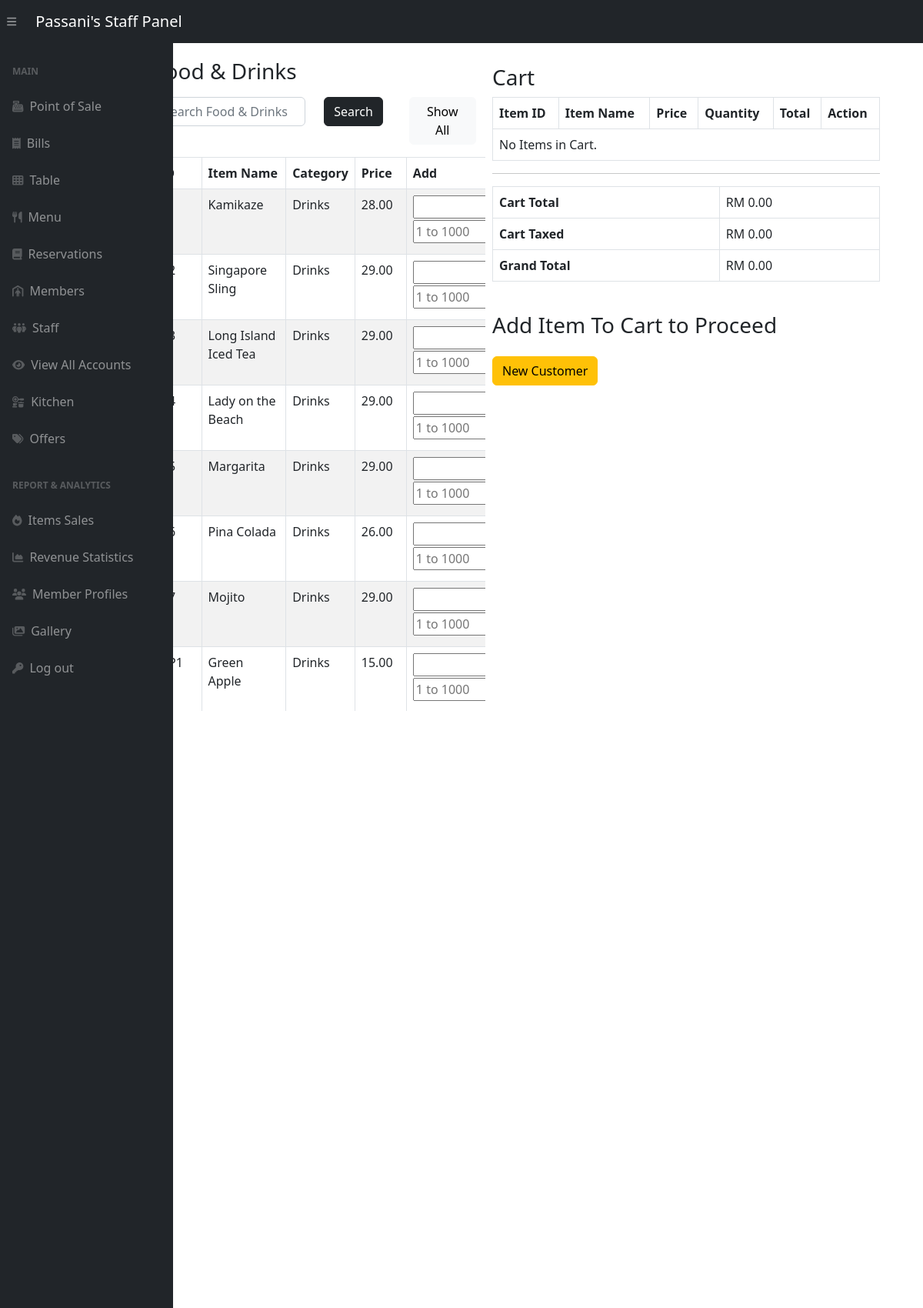
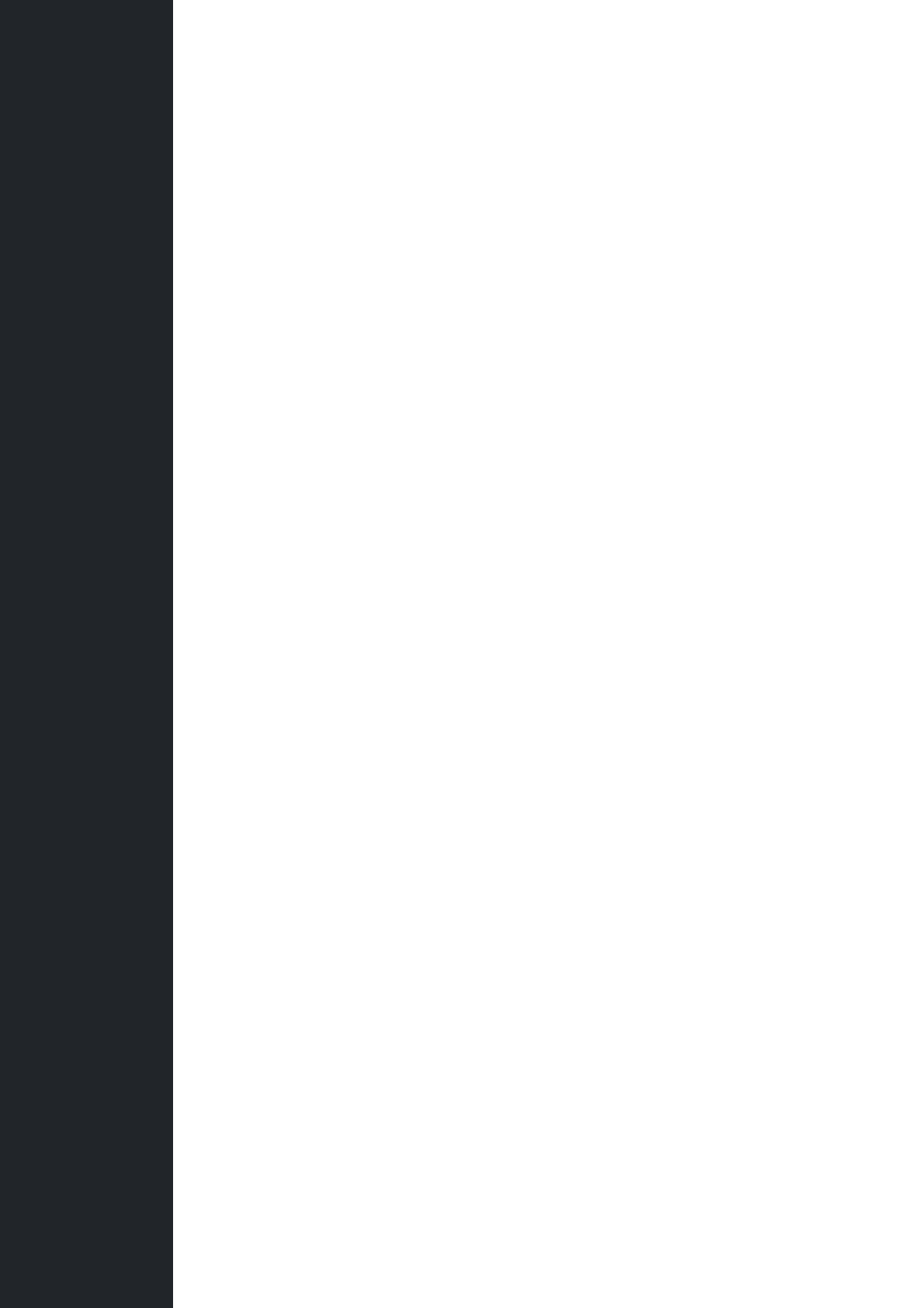
The app's page /adminSide/posBackend/orderItem.php (upper part) with its own data (2 pictures, top to bottom).
### tables this page shows
CREATE TABLE `menu` (
  `item_id` varchar(6) NOT NULL,
  `item_name` varchar(255) DEFAULT NULL,
  `item_type` varchar(255) DEFAULT NULL,
  `item_category` varchar(255) DEFAULT NULL,
  `item_price` decimal(10,2) DEFAULT NULL,
  `item_description` varchar(255) DEFAULT NULL
);

### adminSide/posBackend/orderItem.php (the view, shortened to what this page needs)
<?php
include '../inc/dashHeader.php';
$bill_id = $_GET['bill_id'];
$table_id = $_GET['table_id'];
?>
<!DOCTYPE html>
<html>
<head>
    <link href="../css/pos.css" rel="stylesheet" />
</head>
<body>
    <div class="container-fluid">
        <div class="row">
            <div class="col-md-6 order-md-1 m-1" id="item-select-section ">
                <div class="container-fluid pt-4 pl-500 row" style=" margin-left: 10rem;width: 81% ;">
                    <div class="mt-5 mb-2">
                    <h3 class="pull-left">Food & Drinks</h3>
                    </div>
                    <div class="mb-3">
                        <form method="POST" action="#">
                            <div class="row">
                                <div class="col-md-6">
                                    <input type="text" required="" id="search" name="search" class="form-control" placeholder="Search Food & Drinks">
                                </div>
                                <div class="col-md-3">
                                    <button type="submit" class="btn btn-dark">Search</button>
                                </div>
                                <div class="col" style="text-align: right;" >
                                    <a href="orderItem.php?bill_id=<?php echo $bill_id; ?>&table_id=<?php echo $table_id; ?>" class="btn btn-light">Show All</a>
                                </div>
                            </div>
                        </form>
                    </div>
                    <div style="max-height: 45rem;overflow-y: auto;">
                        <?php
                        require_once "../config.php";
                        if (isset($_POST['search'])) {
                            if (!empty($_POST['search'])) {
                                $search = $_POST['search'];
                                $query = "SELECT * FROM Menu WHERE item_type LIKE '%$search%' OR item_category LIKE '%$search%' OR item_name LIKE '%$search%' OR item_id LIKE '%$search%' ORDER BY item_id;";
                                $result = mysqli_query($link, $query);
                            }else{
                                $query = "SELECT * FROM Menu ORDER BY item_id;";
                                $result = mysqli_query($link, $query);
                            }
                        } else {
                            $query = "SELECT * FROM Menu ORDER BY item_id;";
                            $result = mysqli_query($link, $query);
                        }
                        $bill_id = $_GET['bill_id'];
                        if ($result) {
                            if (mysqli_num_rows($result) > 0) {
                                echo '<table class="table table-bordered table-striped">';
                                echo "<thead>";
                                echo "<tr>";
                                echo "<th>ID</th>";
                                echo "<th>Item Name</th>";
                                echo "<th>Category</th>";
                                echo "<th>Price</th>";
                                echo "<th>Add</th>";
                                echo "</tr>";
                                echo "</thead>";
                                echo "<tbody>";
                                while ($row = mysqli_fetch_array($result)) {
                                    echo "<tr>";
                                    echo "<td>" . $row['item_id'] . "</td>";
                                    echo "<td>" . $row['item_name'] . "</td>";
                                    echo "<td>" . $row['item_category'] . "</td>";
                                    echo "<td>" . number_format($row['item_price'],2) . "</td>";
                                    $has_payment_time = false;
                                    if (!$has_payment_time) {
                                        echo '<td><form method="get" action="addItem.php">'
                                            . '<input type="text" hidden name= "table_id" value="' . $table_id . '">'
                                            . '<input type="text" name= "item_id" value=' . $row['item_id'] . ' hidden>'
                                            . '<input type="number" name= "bill_id" value=' . $bill_id . ' hidden>'
                                            . '<input type="number" name="quantity" style="width:120px" placeholder="1 to 1000" required min="1" max="1000">'
                                            . '<input type="hidden" name="addToCart" value="1">'
                                            . '<button type="submit" class="btn btn-primary">Add to Cart</button>';
                                        echo "</form></td>";
                                    } else {
                                        echo '<td>Bill Paid</td>';
                                    }
                                    echo "</tr>";
                                }
                                echo "</tbody>";
                                echo "</table>";
                            } else {
                                echo '<div class="alert alert-danger"><em>No menu items were found.</em></div>';
                            }
                        } else {
                            echo "Oops! Something went wrong. Please try again later.";
                        }
                        ?>
                     </div>
                </div>
            </div>
            <div class="col-md-4 order-md-2 m-1" id="cart-section" >
                <div class="container-fluid pt-5 pl-600 pr-6 row mt-3" style="max-width: 200%; width:150%;">
                    <div class="cart-section" >
                        <h3>Cart</h3>
                        <table class="table table-bordered">
                            <thead>
                            <tr>
                                <th>Item ID</th>
                                <th>Item Name</th>
                                <th>Price</th>
                                <th>Quantity</th>
                                <th>Total</th>
                                <th>Action</th>
                            </tr>
                            </thead>
                            <div style="max-height: 40rem;overflow-y: auto;">
                                <tbody>
                                <?php
                                $cart_query = "SELECT bi.*, m.item_name, m.item_price FROM bill_items bi
                                               JOIN Menu m ON bi.item_id = m.item_id
                                               WHERE bi.bill_id = '$bill_id'";
                                $cart_result = mysqli_query($link, $cart_query);
                                $cart_total = 0;
                                $tax = 0.1;
                                if ($cart_result && mysqli_num_rows($cart_result) > 0) {
                                    while ($cart_row = mysqli_fetch_assoc($cart_result)) {
                                        $item_id = $cart_row['item_id'];
                                        $item_name = $cart_row['item_name'];
                                        $item_price = $cart_row['item_price'];
                                        $quantity = $cart_row['quantity'];
                                        $total = $item_price * $quantity;
                                        $bill_item_id = $cart_row['bill_item_id'];
                                        $cart_total += $total;
                                        echo '<tr>';
                                        echo '<td>' . $item_id . '</td>';
                                        echo '<td>' . $item_name . '</td>';
                                        echo '<td>RM ' . number_format($item_price,2) . '</td>';
                                        echo '<td>' . $quantity . '</td>';
                                        echo '<td>RM ' . number_format($total,2) . '</td>';
                                        $payment_time_query = "SELECT payment_time FROM Bills WHERE bill_id = '$bill_id'";
                                        $payment_time_result = mysqli_query($link, $payment_time_query);
                                        $has_payment_time = false;
                                        if ($payment_time_result && mysqli_num_rows($payment_time_result) > 0) {
                                            $payment_time_row = mysqli_fetch_assoc($payment_time_result);
                                            if (!empty($payment_time_row['payment_time'])) {
                                                $has_payment_time = true;
                                            }
                                        }
                                        if (!$has_payment_time) {
                                            echo '<td><a class="btn btn-dark" href="deleteItem.php?bill_id=' . $bill_id . '&table_id=' . $table_id . '&bill_item_id=' . $bill_item_id . '&item_id=' . $item_id .'">Delete</a></td>';
                                        } else {
                                            echo '<td>Bill Paid</td>';
                                        }
                                        echo '</tr>';
                                    }
                                } else {
                                    echo '<tr><td colspan="6">No Items in Cart.</td></tr>';
                                }
                                ?>
                                </tbody>
                            </div>
                        </table>
                        <hr>
                        <div class="table-responsive">
    <table class="table table-bordered ">
        <tbody>
            <tr>
                <td><strong>Cart Total</strong></td>
                <td>RM <?php echo number_format($cart_total, 2); ?></td>
            </tr>
            <tr>
                <td><strong>Cart Taxed</strong></td>
                <td>RM <?php echo number_format($cart_total * $tax, 2); ?></td>
            </tr>
            <tr>
                <td><strong>Grand Total</strong></td>
                <td>RM <?php echo number_format(($tax * $cart_total) + $cart_total, 2); ?></td>
            </tr>
        </tbody>
    </table>
</div>
                        <?php
                        $has_payment_time = false;
                        if ($has_payment_time) {
                            echo '<div>';
                            echo '<div class="alert alert-success" role="alert">
                                    Bill has already been paid.
                                  </div>';
                            echo '<br><a href="receipt.php?bill_id=' . $bill_id . '" class="btn btn-light">Print Receipt <span class="fa fa-receipt text-black"></span></a></div>';
                        } elseif(($tax * $cart_total + $cart_total) > 0) {
                            echo '<br><a href="idValidity.php?bill_id=' . $bill_id . '" class="btn btn-success">Pay Bill</a>';
                        } else {
                            echo '<br><h3>Add Item To Cart to Proceed</h3>';
                        }
                        ?>
                    </div>
                    <?php
                       echo '<form class="mt-3" action="newCustomer.php" method="get">';
                        echo '<button type="submit" name="new_customer" value="true" class="btn btn-warning">New Customer</button>';
                        echo '</form>';
                    ?>
                </div>
            </div>
        </div>
    </div>
<?php include '../inc/dashFooter.php'; ?>

### adminSide/css/pos.css (style rules this page uses)
#cart-section { max-width: 60rem; max-height: 60rem; padding: 1rem; }

### records on screen
menu: item_name "Kamikaze", item_category "Drinks", item_price "28.00"
menu: item_name "Singapore Sling", item_category "Drinks", item_price "29.00"
menu: item_name "Long Island Iced Tea", item_category "Drinks", item_price "29.00"
menu: item_name "Lady on the Beach", item_category "Drinks", item_price "29.00"
menu: item_name "Margarita", item_category "Drinks", item_price "29.00"
menu: item_name "Pina Colada", item_category "Drinks", item_price "26.00"
menu: item_name "Mojito", item_category "Drinks", item_price "29.00"
menu: item_name "Green Apple", item_category "Drinks", item_price "15.00"

### other values on screen
$cart_total "0.00"
$cart_total * $tax "0.00"
